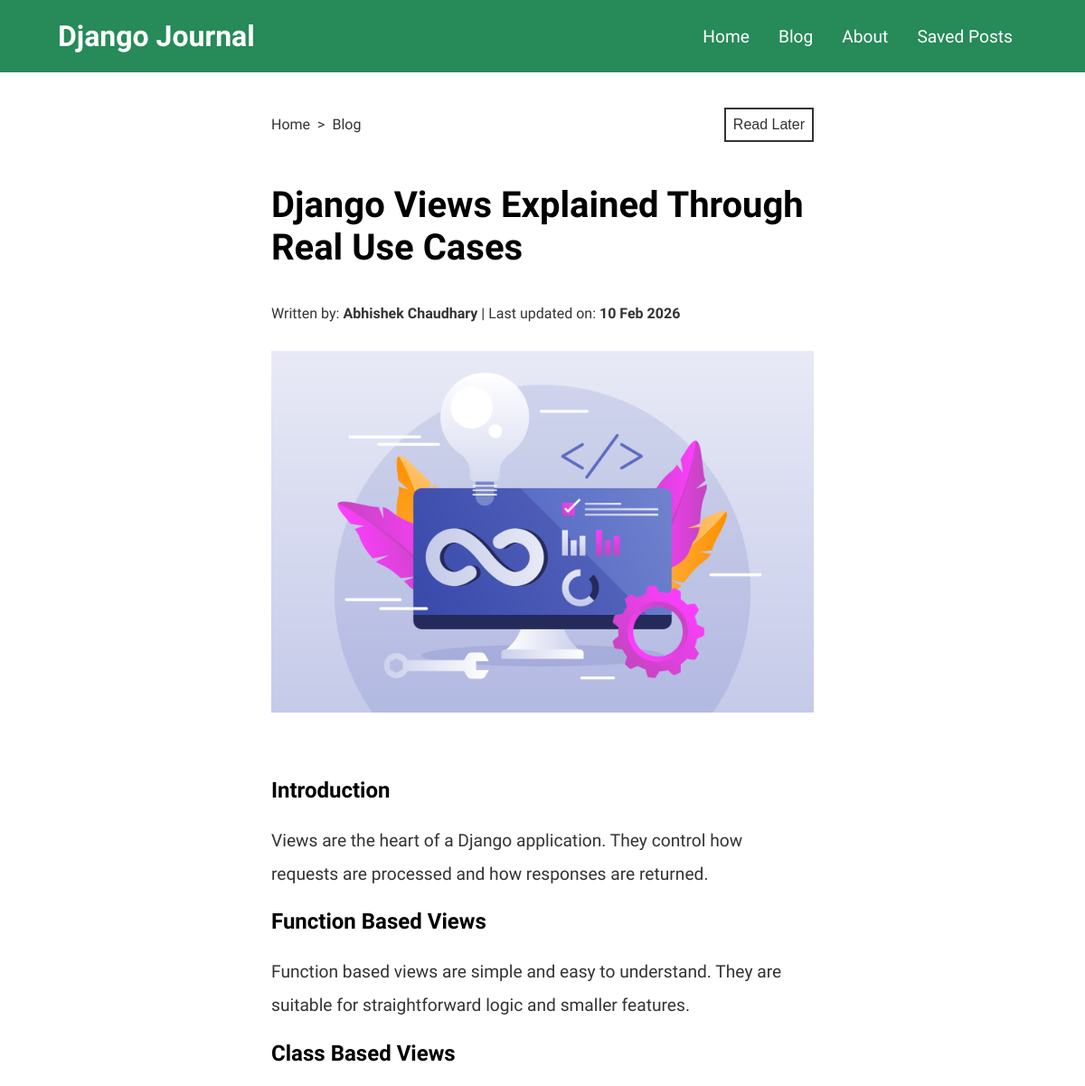
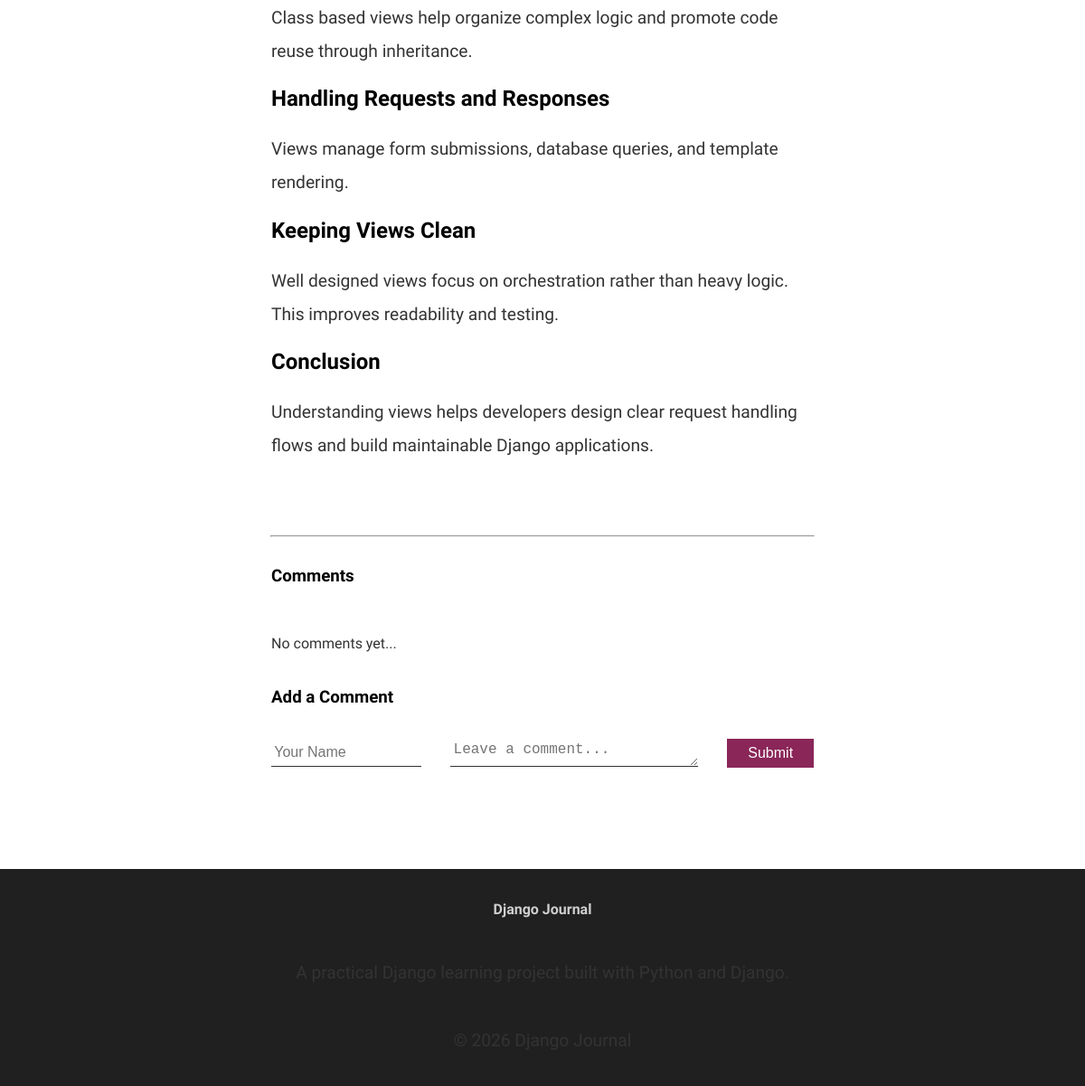
The page /blog/django-views-explained-through-real-use-cases on the database its author committed (2 pictures, top to bottom).
### blog/models.py (models this page shows, shortened)
class Post(models.Model):
    title = models.CharField(max_length=200)
    author = models.ForeignKey(Author, on_delete=models.SET_NULL, null=True)
    date = models.DateField(auto_now=True)
    slug = models.SlugField(unique=True, db_index=True)
    excerpt = models.CharField(max_length=200)
    content = models.TextField(validators=[MinLengthValidator(10)])
    image = models.ImageField(upload_to="images/", default="images/7090544.jpg")
    tags = models.ManyToManyField(Tag)

class Author(models.Model):
    f_name = models.CharField(max_length=50)
    l_name = models.CharField(max_length=50)
    email_address = models.EmailField(null=True)
    def __str__(self):
        return f"{self.f_name} {self.l_name}"

### blog/views.py (the view, shortened to what this page needs)
# urls.py: path("blog/<slug:slug>", views.BlogDetailView.as_view(), name="blog-detail")
class BlogDetailView(View):
    def is_saved_for_later(self, request, post_id):
        saved_posts = request.session.get("saved_posts")
        if saved_posts is not None:
            is_saved_for_later = post_id in saved_posts
        else:
            is_saved_for_later = False
        return is_saved_for_later
    def get(self, request, slug):
        post = Post.objects.get(slug=slug)
        context = {
            "blog_detail": post,
            "form": CommentForm(),
            "is_saved_for_later": self.is_saved_for_later(request, post.id)
        }
        return render(request, "blog/blog_detail.html", context)

### blog/forms.py
class CommentForm(forms.ModelForm):
    class Meta:
        model = Comment
        exclude = ["post"]
        widgets = {
                'user_name': forms.TextInput(attrs={
                    'class': 'user-name-field',
                    'placeholder': 'Your Name'
                }),
                'comment': forms.Textarea(attrs={
                    'class': 'comment-field',
                    'placeholder': 'Leave a comment...'
                })
                }

### blog/templates/blog/blog_detail.html (shortened to what this page needs)
{% extends "base.html" %}
{% load static %}
{% block css_files %}
    <link rel="stylesheet" href="{% static 'blog/styles.css' %}">
    <link rel="stylesheet" href="{% static 'blog/header.css' %}">
    <link rel="stylesheet" href="{% static 'blog/footer.css' %}">
    <link rel="stylesheet" href="{% static 'blog/blog_detail.css' %}">
{% endblock %}
{% block content %}
    {% include "./includes/header.html" %}
    <div class="top-section">
        <div class="breadcrumb">
            <ul>
                <li><a href="{% url 'index-page' %}" >Home</a></li>
                <li><a href="{% url 'blog-page' %}" >Blog</a></li>
            </ul>
        </div>
        <div class="read-later">
            <form action="{% url 'read-later' %}" method="POST">
                {% if not is_saved_for_later %}
                    <input type="submit" class="read-later-button" value="Read Later">
                {% else %}
                    <input type="submit" class="read-later-button" value="Remove from Read Later">
                {% endif %}
            </form>
        </div>
    </div>
        <main>
            <article>
                <section>
                    <h1>{{ blog_detail.title }}</h1>
                    <span class="author">Written by: <span class="strong">{{ blog_detail.author }}</span> </span>
                    <span class="modify-date">| Last updated on: <time class="strong">{{ blog_detail.date|date:"d M Y"}}</time></span>
                    <div class="blog-img-container">
                        <img class="blog-img" src="{{ blog_detail.image.url }}" alt="{{ blog_detail.title }}" >
                    </div>
                </section>
                <section>
                    {{ blog_detail.content|safe }}
                </section>
            </article>
        </main>
        <hr>
        <section class="comment-section">
            <div class="comment-list">
                <h3>Comments</h3>
                <ul>
                    {% if blog_detail.comments.all %}
                        {% for comment in blog_detail.comments.all %}
                            <li>
                                <h5>{{ comment.user_name }}</h5>
                                <p>{{ comment.comment }}</p>
                            </li>
                        {% endfor %}
                    {% else %}
                        <li>
                            <p>No comments yet...</p>
                        </li>
                    {% endif %}
                </ul>
            <div>
                <h3>Add a Comment</h3>
                <form id="comment-form" action="{% url "blog-detail" blog_detail.slug %}" method="POST">
                {% for field in form %}
                    {{ field }}
                {% endfor %}
                <button>Submit</button>
            </form>
        </section>
    {% include "./includes/footer.html" %}
{% endblock %}

### static/styles.css (style rules this page uses)
:root { --primary-color: #268A59; --accent-color: #8A2658; --text-color: #333333; }
html { font-family: "Google Sans", sans-serif; scroll-behavior: smooth; }
body { margin: 0; }
p { color: var(--text-color); font-size: 1.2rem; margin-top: 1.5rem; line-height: 2rem; }

### blog/static/blog/styles.css (style rules this page uses)
:root { --primary-color: #268A59; --accent-color: #8A2658; --text-color: #333333; --primary-text-color: #383838; }

### blog/static/blog/header.css (style rules this page uses)
:root { --primary-color: #268A59; --accent-color: #8A2658; --text-color: #333333; }

### blog/static/blog/blog_detail.css (style rules this page uses)
:root { --primary-color: #268A59; --accent-color: #8A2658; --text-color: #333333; --primary-text-color: #383838; }
.top-section { display: flex; justify-content: space-between; padding-top: 2rem; align-items: center; }
.top-section .breadcrumb ul { display: flex; list-style-type: none; margin: 1rem 0; padding: 0 }
.top-section .breadcrumb ul li a { margin-right: 1rem; text-decoration: none; color: var(--text-color); }
.top-section .breadcrumb ul li:not(:last-child) a::after { content: ">"; position: relative; left: .5rem; }
.top-section form { padding: 0; }
.top-section .read-later-button { background-color: transparent; width: auto; color: var(--text-color); border: 2px solid var(--text-color); font-size: 1rem; padding: .5rem .5rem; transition: all .5s ease; }
main, .comment-section, hr, .top-section { max-width: 50%; margin: 0 auto; }
hr { margin-bottom: 2rem; margin-top: 5rem; }
article h1 { font-size: 2.5rem; }
section .blog-img-container { padding: 2rem 0 3rem 0; }
section .blog-img-container img { width: 100%; }
article span { font-size: 1rem; color: var(--text-color); }
article span .strong { font-weight: bold; }
article p { font-size: 1.2rem; line-height: 2.3rem; color: var(--text-color); }
form { display: flex; padding-top: 1rem; }
form .user-name-field { width: 10rem; height: 1.5rem; border: 1px solid var(--text-color); padding: .2rem; margin-right: 2rem; border: none; border-bottom: 1px solid var(--text-color); font-size: 1rem; outline: none; }
form .comment-field { font-size: 1rem; outline: none; margin-right: 2rem; padding: .2rem; height: 1.5rem; width: 20rem; border: none; border-bottom: 1px solid var(--text-color); }
form button { width: 7rem; height: 2rem; font-size: 1rem; color: white; border: none; background-color: var(--accent-color); cursor: pointer; }
.comment-list ul { list-style-type: none; padding: 0; margin: 2rem 0; margin-top: 3rem; }
.comment-list ul li { margin: 0; margin-bottom: 1.6rem; }
.comment-list ul p { font-size: 1rem; margin: 0; }
.comment-section { margin-bottom: 7rem; }

### rows shown on the page
Post: title "Django Views Explained Through Real Use Cases", author "Abhishek Chaudhary", date "10 Feb 2026", image (picture), content "Introduction Views are the heart of a Django application. They control how requests are processed and how responses are returned. Function Based Views Function based views are simple and easy to understand. They are suitable for straightforward logic and smaller features. Class Based Views Class based views help organize complex logic and promote code reuse through inheritance. Handling Requests and Responses Views manage form submissions, database queries, and template rendering. Keeping Views Clean Well designed views focus on orchestration rather than heavy logic. This improves readability and testing. Conclusion Understanding views helps developers design clear request handling flows…"
